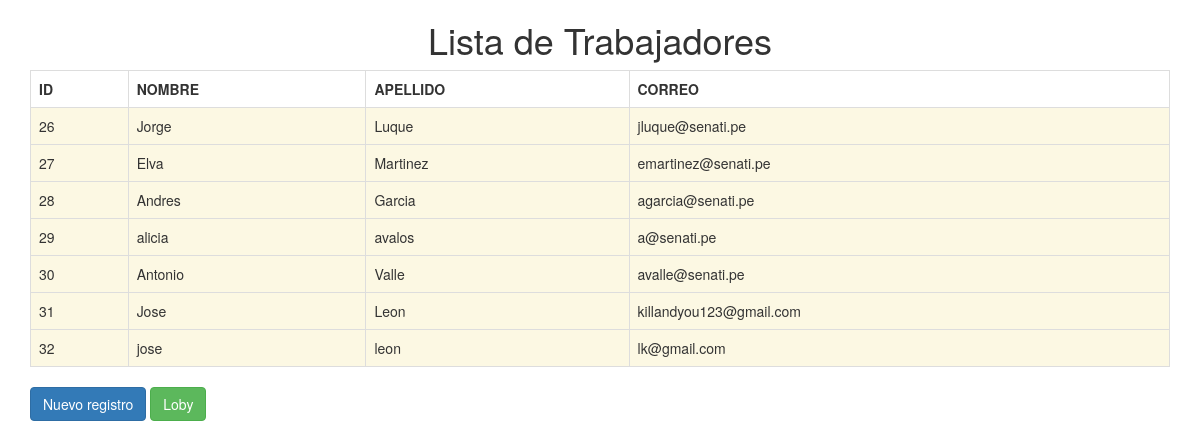
The app's page /listatrab.php with its own data.
### tables this page shows
CREATE TABLE `trabajador` (
  `id` int(11) NOT NULL,
  `nom` varchar(50) NOT NULL,
  `ape` varchar(50) NOT NULL,
  `cor` varchar(50) NOT NULL
);

### listatrab.php (the view, shortened to what this page needs)
<?php
    include('conexion.php');
    $busqueda = $db ->query("SELECT * FROM trabajador");
    $arrDatos = $busqueda ->fetchAll(PDO::FETCH_ASSOC);
?>
<!DOCTYPE html>
<html lang="es-pe">
<head>
	<link rel="stylesheet" href="css/bootstrap.min.css" />
</head>
<body>
    <div class="container">
        <div class="row">
            <div class="col-md-12">
                <h1 class="text-center">Lista de Trabajadores</h1>
                <table class="table table-bordered table-hover table-dark">
                <th>ID</th>
                <th>NOMBRE</th>
                <th>APELLIDO</th>
                <th>CORREO</th>
                <?php
                        foreach($arrDatos as $muestra){
                            echo '<tr class="bg-warning text-white">';
                            echo '<td>' . $muestra['id'] . '</td>';
                            echo '<td>' . $muestra['nom'] . '</td>';
                            echo '<td>' . $muestra['ape'] . '</td>';
                            echo '<td>' . $muestra['cor'] . '</td>';
                            echo '</tr>';
                        }
                ?>
                </table>
                <a href="crear1.php" class="btn btn-primary">Nuevo registro</a>
                <a href="loby.php" class="btn btn-success">Loby</a>
            </div>
        </div>
    </div>
</body>
</html>

### records on screen
trabajador: id "26", nom "Jorge", ape "Luque", cor "jluque@senati.pe"
trabajador: id "27", nom "Elva", ape "Martinez", cor "emartinez@senati.pe"
trabajador: id "28", nom "Andres", ape "Garcia", cor "agarcia@senati.pe"
trabajador: id "29", nom "alicia", ape "avalos", cor "a@senati.pe"
trabajador: id "30", nom "Antonio", ape "Valle", cor "avalle@senati.pe"
trabajador: id "31", nom "Jose", ape "Leon", cor "killandyou123@gmail.com"
trabajador: id "32", nom "jose", ape "leon", cor "lk@gmail.com"
